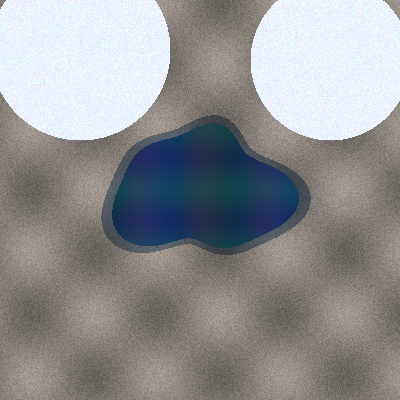
#> input picture mock_data/baseline_lake_t0.png, 400 x 400 px
$ python -i app.py   (imports and definitions only)
#> lines starting #> are read from the running program, lines starting #| are printed output that depends on the picture; after the words box and inside, x2 and y2 are one past the last pixel; in counts of white or black regions, pixels touching at a corner belong together
#> further down, picture is the input picture: PIL image 400x400 RGB; mean R, G, B 145.6, 146.1, 148.2
"""
=============================================================================
GLOF (Glacial Lake Outburst Flood) & Flash Flood Predictive Early-Warning System
-----------------------------------------------------------------------------
Hackathon 24-Hour MVP - Production-Ready Interactive Streamlit Dashboard
Computer Vision Pipeline with OpenCV, Contour Segmentation & Risk Matrix
=============================================================================
"""

import os
import time
from datetime import datetime
import cv2
import numpy as np
import pandas as pd
import streamlit as st
import matplotlib.pyplot as plt
from PIL import Image

# ---------------------------------------------------------------------------
# PHASE 1: CONFIGURATION & SYNTHETIC MOCK DATA GENERATOR
# ---------------------------------------------------------------------------

MOCK_DATA_DIR = "mock_data"
BASELINE_PATH = os.path.join(MOCK_DATA_DIR, "baseline_lake_t0.png")
SWOLLEN_PATH = os.path.join(MOCK_DATA_DIR, "swollen_lake_t1.png")

# [65 lines left out: function ensure_mock_data_exists, not called in this run]


# ---------------------------------------------------------------------------
# PHASE 2: COMPUTER VISION ENGINE (OpenCV Segmentation Pipeline)
# ---------------------------------------------------------------------------

class GlacialLakeCVEngine:
    """
    Computer Vision pipeline designed to segment glacial water bodies
    from optical/multispectral satellite raster images and quantify surface area.
    """
    def __init__(self, darkness_threshold: int = 90, min_lake_area: int = 500):
        self.darkness_threshold = darkness_threshold
        self.min_lake_area = min_lake_area

    def process_image(self, image_input):
        """
        Processes a raw input image (numpy array RGB):
        1. Grayscale conversion.
        2. Gaussian filtering to remove high-altitude cloud speckle / sensor noise.
        3. Binary inverted thresholding: Water appears darker than surrounding ice/moraine.
        4. Morphological opening/closing to eliminate satellite artifacts.
        5. Contour extraction & surface area computation.
        """
        if isinstance(image_input, Image.Image):
            rgb_arr = np.array(image_input.convert("RGB"))
        elif isinstance(image_input, np.ndarray):
            rgb_arr = image_input
        else:
            raise ValueError("Unsupported image format passed to CV Engine")

        # Step 1: Grayscale conversion
        gray = cv2.cvtColor(rgb_arr, cv2.COLOR_RGB2GRAY)
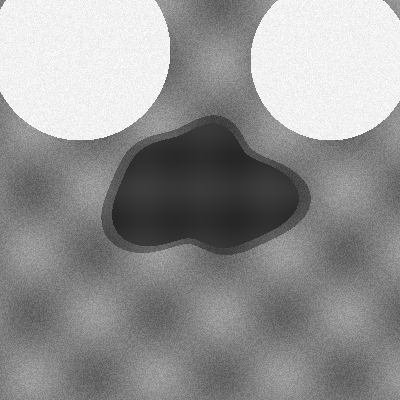
#> gray: shape (400, 400); min 39, max 254, mean 146.1

        # Step 2: Gaussian Blur noise reduction
        blurred = cv2.GaussianBlur(gray, (7, 7), 1.5)

        # Step 3: Thresholding
        # Glacial lakes have very low albedo in visible/near-infrared channels
        # Pixels darker than `darkness_threshold` are marked as water candidates (255)
        _, binary_mask = cv2.threshold(blurred, self.darkness_threshold, 255, cv2.THRESH_BINARY_INV)
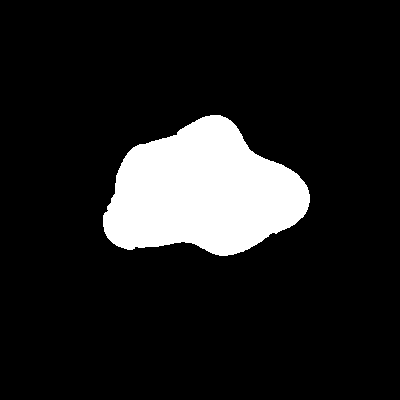
#> binary_mask: shape (400, 400); 12.3% white; 1 white region, box (x1, y1, x2, y2) and area: (103, 115, 310, 256) 19743

        # Step 4: Morphological Operations (closing holes and smoothing boundaries)
        kernel = cv2.getStructuringElement(cv2.MORPH_ELLIPSE, (5, 5))
        cleaned_mask = cv2.morphologyEx(binary_mask, cv2.MORPH_OPEN, kernel, iterations=1)
#> cleaned_mask: shape (400, 400); 12.3% white; 1 white region, box (x1, y1, x2, y2) and area: (103, 115, 310, 256) 19739
        cleaned_mask = cv2.morphologyEx(cleaned_mask, cv2.MORPH_CLOSE, kernel, iterations=2)
#> cleaned_mask: shape (400, 400); 12.3% white; 1 white region

        # Step 5: Contour Extraction
        contours, hierarchy = cv2.findContours(cleaned_mask, cv2.RETR_EXTERNAL, cv2.CHAIN_APPROX_SIMPLE)
#> contours = 1 contour; box (x1, y1, x2, y2) and area: (103, 115, 310, 256) 19494

        # Filter out tiny noise contours (smaller than min_lake_area)
        valid_contours = [cnt for cnt in contours if cv2.contourArea(cnt) >= self.min_lake_area]
#> valid_contours has the same summary as contours

        # Calculate aggregate lake surface area in pixels
        total_pixel_area = sum(cv2.contourArea(cnt) for cnt in valid_contours)
#> total_pixel_area = 19493.5

        # Prepare visual overlays
        overlay_rgb = rgb_arr.copy()
        cv2.drawContours(overlay_rgb, valid_contours, -1, (0, 255, 128), 2) # Neon Green perimeter
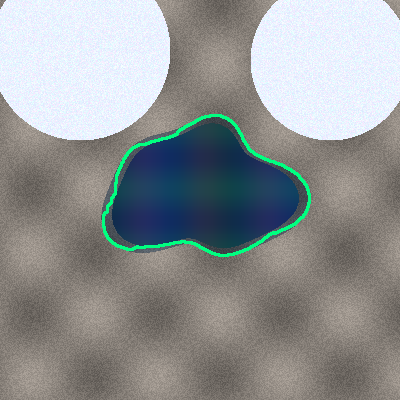
#> overlay_rgb: shape (400, 400, 3); 1.2% of pixels changed, all inside (x1, y1, x2, y2) = (102, 114, 311, 257)

        # Draw bounding boxes and centroid flags for dominant lakes
        for cnt in valid_contours:
            x, y, w, h = cv2.boundingRect(cnt)
            cv2.rectangle(overlay_rgb, (x, y), (x + w, y + h), (255, 180, 0), 1)
#> this loop made 1 pass
#> (x, y, w, h) on pass 1: (103, 115, 207, 141)
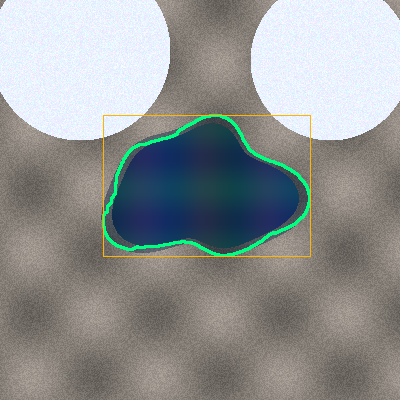
#> overlay_rgb: shape (400, 400, 3); 0.43% of pixels changed, all inside (x1, y1, x2, y2) = (103, 115, 311, 257)

        return {
            "rgb": rgb_arr,
            "gray": gray,
            "mask": cleaned_mask,
            "overlay": overlay_rgb,
            "contours": valid_contours,
            "surface_area_px": total_pixel_area,
            "num_water_bodies": len(valid_contours)
        }


# ---------------------------------------------------------------------------
# PHASE 3: RISK MATRIX LOGIC & PROTOCOL CLASSIFIER
# ---------------------------------------------------------------------------

# [323 lines left out: functions calculate_glof_risk, main, not called in this run]


# [2 lines not run here, left out]

>>> from PIL import Image
>>> picture = Image.open('mock_data/baseline_lake_t0.png')
>>> result = GlacialLakeCVEngine().process_image(picture)
#> result = 7 items
